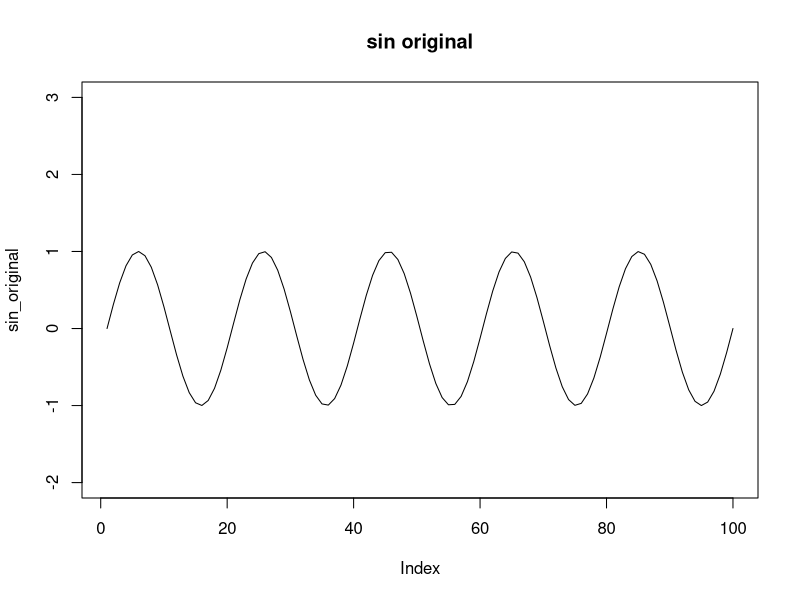
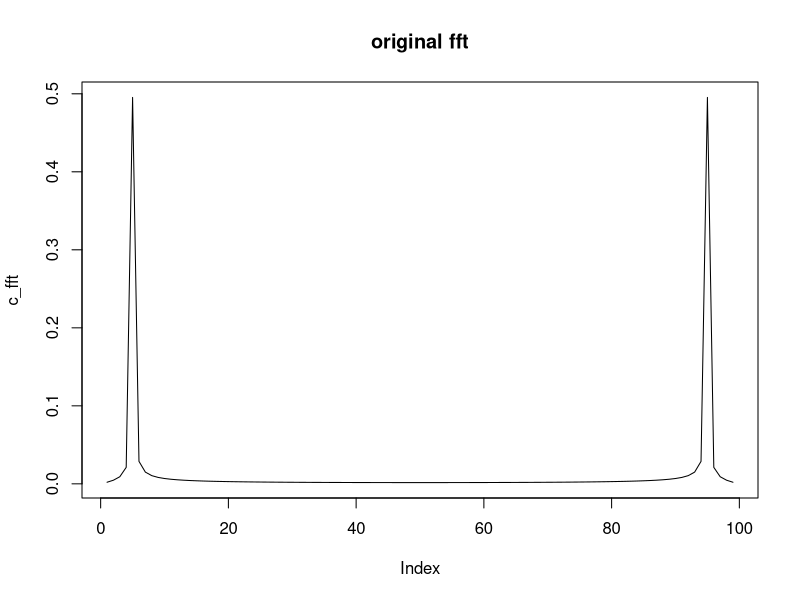
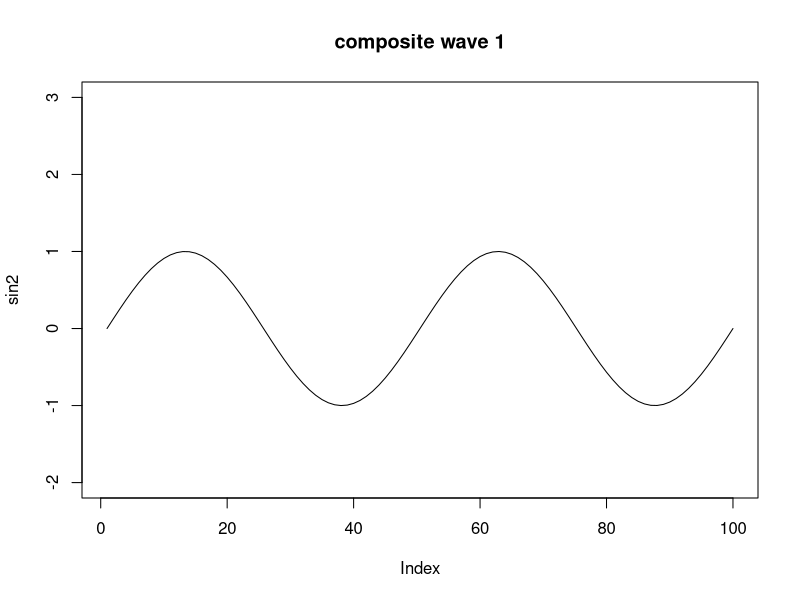
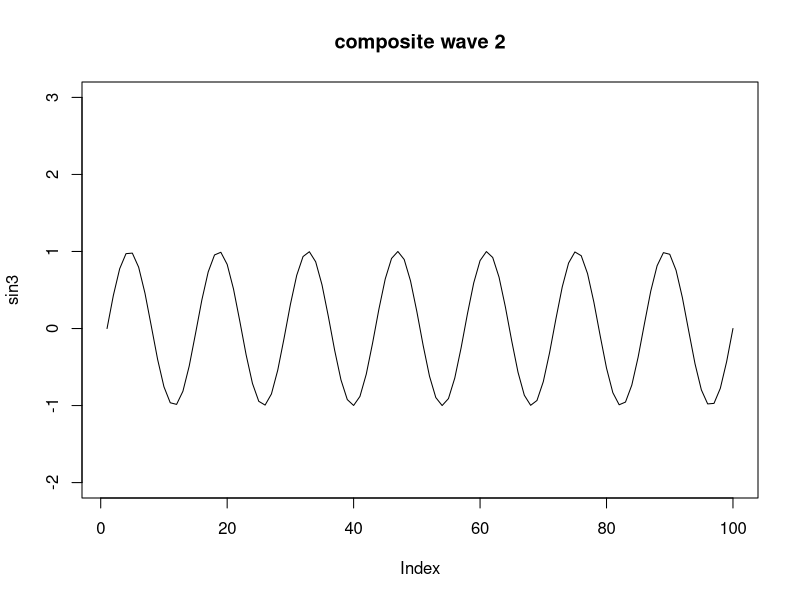
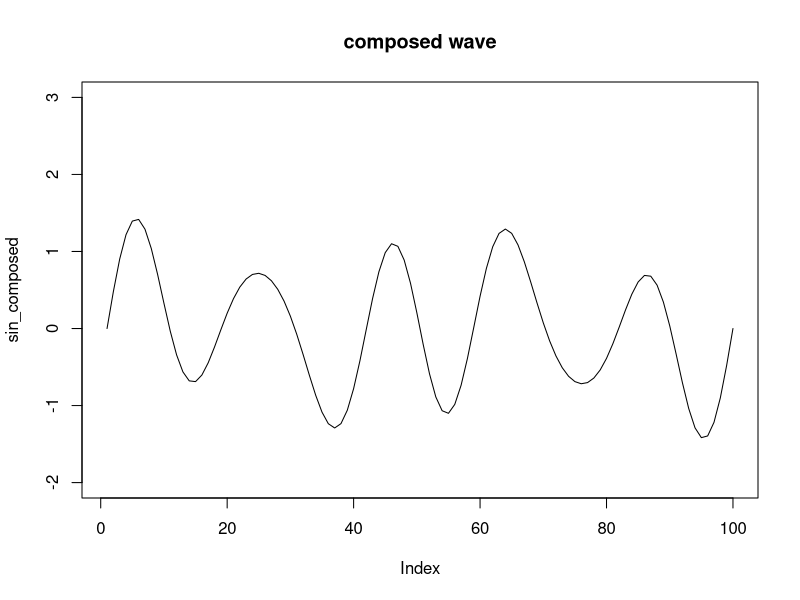
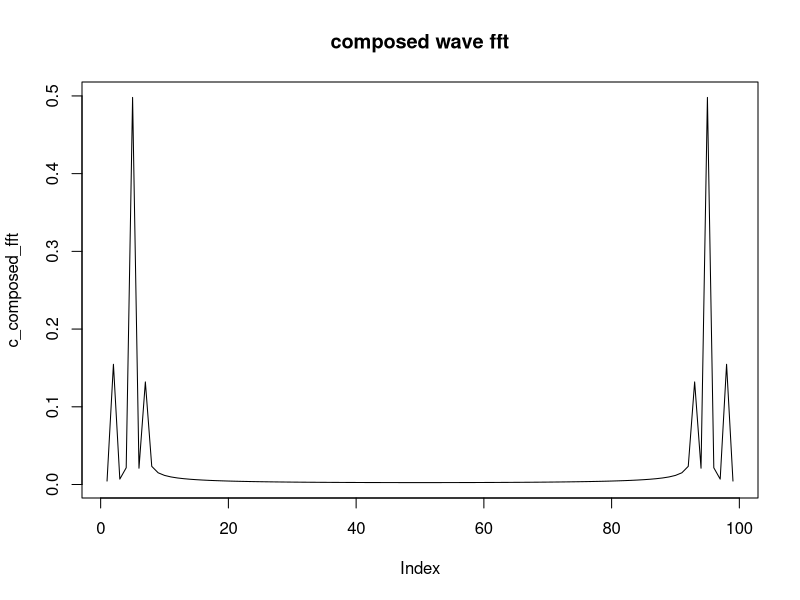

The R script that drew these images, in order:
#original
x <- seq(0, 10 * pi, length=100)
sin_original <- sin(x)
plot(sin_original, type="l", ylim=c(-2, 3), main="sin original")

#fft original wave
c <- fft(sin_original)
c_fft <- abs(c/length(x))[2:length(c)]
plot(c_fft, type="l", main="original fft")

#composite target 1
x2 <- seq(0, 4 * pi, length=100)
sin2 <- sin(x2)
plot(sin2, type="l", ylim=c(-2, 3), main="composite wave 1")

#composite target 2
x3 <- seq(0, 14 * pi, length=100)
sin3 <- sin(x3)
plot(sin3, type="l", ylim=c(-2, 3), main="composite wave 2")

#wave composition
sin_composed <- sin_original + 0.3*sin2 + 0.3*sin3
plot(sin_composed, type="l", ylim=c(-2, 3), main="composed wave")

#fft composed wave 
c_composed <- fft(sin_composed)
c_composed_fft <- abs(c_composed/length(x))[2:length(c_composed)]
plot(c_composed_fft, type="l", main="composed wave fft")

